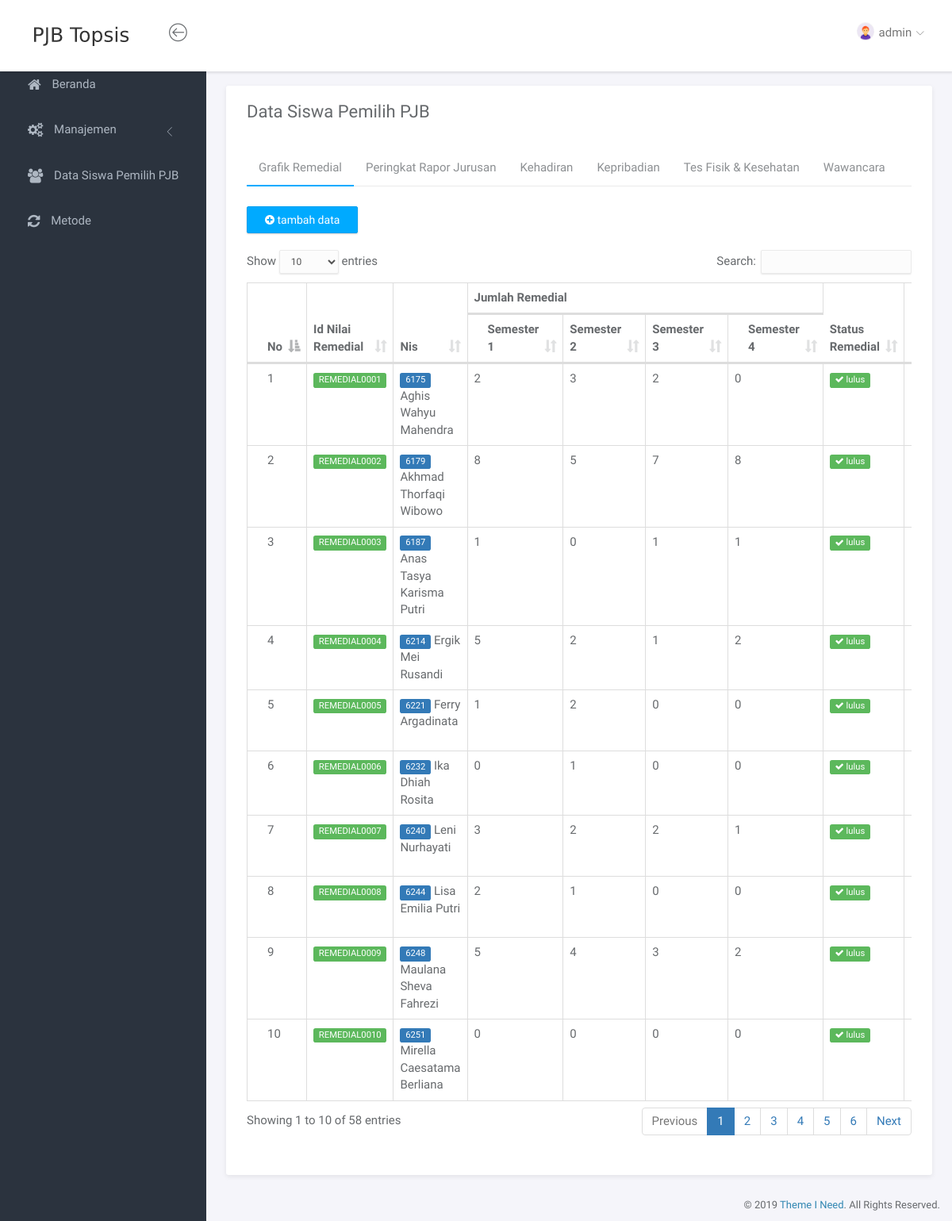
Page /index.php?page=datasiswapjb (signed in) on the committed database.
### tables this page shows
CREATE TABLE `tbl_user` (
  `id_user` int(11) NOT NULL,
  `username` varchar(10) NOT NULL,
  `password` varchar(10) NOT NULL
);

CREATE TABLE `tbl_nilairemedial` (
  `id_nilairemedial` varchar(12) NOT NULL,
  `nis` int(4) NOT NULL,
  `sem_1` int(2) NOT NULL,
  `sem_2` int(2) NOT NULL,
  `sem_3` int(2) NOT NULL,
  `sem_4` int(2) NOT NULL,
  `status_remedial` int(1) NOT NULL
);

CREATE TABLE `tbl_siswa` (
  `nis` int(4) NOT NULL,
  `id_guru` int(11) NOT NULL,
  `id_jurusan` int(11) NOT NULL,
  `nama_siswa` varchar(100) NOT NULL,
  `jenis_kelamin` varchar(1) NOT NULL,
  `agama` varchar(25) NOT NULL,
  `tempat` varchar(30) NOT NULL,
  `tgl_lahir` date NOT NULL,
  `nama_orang_tua` varchar(50) NOT NULL,
  `alamat` text NOT NULL
);

### page/proses/datasiswapjb.php (the view, shortened to what this page needs)
<div class="panel panel-headline">
    <div class="panel-heading">
        <div class="row">
            <div class="col-md-12">
                <div class="pull-left">
                    <h3 class="panel-title">Data Siswa Pemilih PJB</h3>
                </div>
            </div>
        </div>
    </div>
    <div class="panel-body">
        <div class="row">
            <div class="col-md-12">
                <div class="custom-tabs-line tabs-line-bottom left-aligned">
                    <ul class="nav" role="tablist">
                        <li class="active"><a href="#tab-grafikremedial" role="tab" data-toggle="tab" aria-expanded="false">Grafik Remedial</a></li>
                        <li class=""><a href="#tab-peringkatrapor" role="tab" data-toggle="tab" aria-expanded="true">Peringkat Rapor Jurusan</a></li>
                        <li class=""><a href="#tab-kehadiran" role="tab" data-toggle="tab" aria-expanded="true">Kehadiran</a></li>
                        <li class=""><a href="#tab-kepribadian" role="tab" data-toggle="tab" aria-expanded="true">Kepribadian</a></li>
                        <li class=""><a href="#tab-kesehatanfisik" role="tab" data-toggle="tab" aria-expanded="true">Tes Fisik & Kesehatan</a></li>
                        <li class=""><a href="#tab-wawancara" role="tab" data-toggle="tab" aria-expanded="true">Wawancara</a></li>
                    </ul>
                </div>
                <div class="tab-content">
                    <div class="tab-pane fade in active" id="tab-grafikremedial">
                        <div class="row">
                            <button id="btn-tambahgrafikremedial" class="btn btn-primary"><i class="fa fa-plus-circle"></i> tambah data</button>
                        </div><br>
                        <div class="row">
                            <div class="table-responsive">
                                <table class="table table-bordered example">
                                    <thead>
                                        <tr>
                                            <th rowspan="2">No</th>
                                            <th rowspan="2">Id Nilai Remedial</th>
                                            <th rowspan="2">Nis</th>
                                            <th colspan="4">Jumlah Remedial</th>
                                            <th rowspan="2">Status Remedial</th>
                                            <th rowspan="2">Aksi</th>
                                        </tr>
                                        <tr>
                                            <th>Semester 1</th>
                                            <th>Semester 2</th>
                                            <th>Semester 3</th>
                                            <th>Semester 4</th>
                                        </tr>
                                    </thead>
                                    <tbody>
                                    <?php
                                        $noq = 1;
                                        $q = mysqli_query($conn, "SELECT * FROM tbl_nilairemedial
                                                                JOIN tbl_siswa ON tbl_nilairemedial.nis=tbl_siswa.nis");
                                        while($dataq = mysqli_fetch_array($q)){ ?>
                                            <tr>
                                                <td><?= $noq ?></td>
                                                <td><span class="label label-success"><?= $dataq['id_nilairemedial'] ?></span></td>
                                                <td><span class="label label-primary"><?= $dataq['nis'].'</span> '.$dataq['nama_siswa'] ?></td>
                                                <td><?= $dataq['sem_1'] ?></td>
                                                <td><?= $dataq['sem_2'] ?></td>
                                                <td><?= $dataq['sem_3'] ?></td>
                                                <td><?= $dataq['sem_4'] ?></td>
                                                <td><?= getStatusRemedial($dataq['status_remedial']) ?></td>
                                                <td>
                                                </td>
                                            </tr>
                                    <?php $noq++; } ?>
                                    </tbody>
                                </table>
                            </div>
                        </div>
                    </div>
                </div>
            </div>
        </div>
    </div>

### header.php (shortened to what this page needs)
<nav class="navbar navbar-default navbar-fixed-top">
	<div class="brand">
		<a href="?page=beranda"><img src="assets/img/logo.png" alt="logo"></a>
	</div>
	<div class="container-fluid">
		<div class="navbar-btn">
			<button type="button" class="btn-toggle-fullwidth"><i class="lnr lnr-arrow-left-circle"></i></button>
		</div>
		<div id="navbar-menu">
			<ul class="nav navbar-nav navbar-right">
				<li class="dropdown">
					<a href="#" class="dropdown-toggle" data-toggle="dropdown"><img src="assets/img/admin.png" class="img-circle" alt="Avatar"> <span><?= $auth['username'] ?></span> <i class="icon-submenu lnr lnr-chevron-down"></i></a>
				</li>
			</ul>
		</div>
	</div>
</nav>

### service.php (shortened to what this page needs)
<?php
$g = mysqli_query($conn, "SELECT * FROM tbl_user WHERE username='$_SESSION[username]'");
$auth = mysqli_fetch_array($g);
function getStatusRemedial($params){
    switch ($params) {
        case 1:
            $nil = '<span class="label label-danger"><i class="fa fa-remove"></i> gagal</span>';
            break;
        default:
            $nil = '<span class="label label-success"><i class="fa fa-check"></i> lulus</span>';
        break;
    }
    return $nil;
}
?>

### assets/css/main.css (style rules this page uses)
html { position: relative; min-height: 100%; }
body { background-color: #F3F5F8; font-family: "Source Sans Pro", sans-serif; font-size: 15px; color: #676a6d; }
a { color: #3287B2; }
th { font-weight: 600; }
.navbar-default { -webkit-transition: all 0.3s ease-in-out; -moz-transition: all 0.3s ease-in-out; -ms-transition: all 0.3s ease-in-out; -o-transition: all 0.3s ease-in-out; transition: all 0.3s ease-in-out; -moz-box-shadow: 1px 2px 3px rgba(0, 0, 0, 0.1); -webkit-box-shadow: 1px 2px 3px rgba(0, 0, 0, 0.1); box-shadow: 1px 2px 3px rgba(0, 0, 0, 0.1); -webkit-border-radius: 0; -moz-border-radius: 0; border-radius: 0; padding: 0; margin: 0; border: none; background-color: #fff; }
.navbar-default .brand { float: left; padding: 30px 39px; background-color: #fff; }
.navbar-btn { float: left; padding: 16px 0; }
.navbar-btn button { font-size: 24px; padding: 4px 8px; line-height: .7; border: none; background: none; outline: none; }
.navbar-nav > li > a { padding: 28px 20px; }
.navbar-nav > li > a > i { font-size: 22px; margin-right: 2px; vertical-align: middle; }
.navbar-nav > li > a > i.icon-submenu { margin-left: 2px; margin-right: 0; font-size: 10px; position: relative; top: 2px; }
.navbar-nav > li > a > span { position: relative; top: 2px; }
.navbar-nav > li > a img { width: 22px; margin-right: 2px; }
@media screen and (min-width: 768px) { .navbar-nav.navbar-right { margin-right: 0; } }
.btn { -webkit-border-radius: 2px; -moz-border-radius: 2px; border-radius: 2px; -moz-box-shadow: 0px 1px 2px 0 rgba(0, 0, 0, 0.2); -webkit-box-shadow: 0px 1px 2px 0 rgba(0, 0, 0, 0.2); box-shadow: 0px 1px 2px 0 rgba(0, 0, 0, 0.2); padding: 6px 22px; }
.btn-primary { background-color: #00AAFF; border-color: #00a0f0; }
.panel { -webkit-border-radius: 3px; -moz-border-radius: 3px; border-radius: 3px; -moz-box-shadow: 0 2px 6px rgba(0, 0, 0, 0.08); -webkit-box-shadow: 0 2px 6px rgba(0, 0, 0, 0.08); box-shadow: 0 2px 6px rgba(0, 0, 0, 0.08); background-color: #fff; margin-bottom: 30px; }
.panel .panel-heading, .panel .panel-body, .panel .panel-footer { padding-left: 25px; padding-right: 25px; }
.panel .panel-heading { padding-top: 20px; padding-bottom: 20px; position: relative; }
.panel .panel-heading .panel-title { margin: 0; font-size: 18px; font-weight: 300; }
.panel .panel-body { padding-top: 10px; padding-bottom: 15px; }
.panel.panel-headline .panel-heading { border-bottom: none; }
.panel.panel-headline .panel-heading .panel-title { margin-bottom: 8px; font-size: 22px; font-weight: normal; }
.panel .table > thead > tr > td:first-child, .panel .table > thead > tr > th:first-child, .panel .table > tbody > tr > td:first-child, .panel .table > tbody > tr > th:first-child, .panel .table > tfoot > tr > td:first-child, .panel .table > tfoot > tr > th:first-child { padding-left: 25px; }
.panel .table > thead > tr > td:last-child, .panel .table > thead > tr > th:last-child, .panel .table > tbody > tr > td:last-child, .panel .table > tbody > tr > th:last-child, .panel .table > tfoot > tr > td:last-child, .panel .table > tfoot > tr > th:last-child { padding-left: 25px; }
.label { font-weight: normal; }
.custom-tabs-line ul { display: inline-block; vertical-align: middle; *vertical-align: auto; *zoom: 1; *display: inline; }
.custom-tabs-line ul > li { float: left; }
.custom-tabs-line ul > li a { color: #8d9093; font-weight: normal; }
.custom-tabs-line.tabs-line-bottom { border-bottom: 1px solid #eaeaea; }
.custom-tabs-line.tabs-line-bottom ul > li { margin-bottom: -1px; }
.custom-tabs-line.tabs-line-bottom a { border-bottom: 1px solid transparent; }
.custom-tabs-line.tabs-line-bottom .active a { border-bottom: 2px solid #00AAFF; }
.custom-tabs-line.left-aligned { text-align: left; }
.tab-pane { padding: 25px 15px; }

### index.php (style rules this page uses)
.btn { outline: none !important; }

### rows in the picture
tbl_user: username "admin"
tbl_nilairemedial: id_nilairemedial "REMEDIAL0001", nis.nis "6175", nis.nama_siswa "Aghis Wahyu Mahendra", sem_1 "2", sem_2 "3", sem_3 "2", sem_4 "0", status_remedial 2 (drawn)
tbl_nilairemedial: id_nilairemedial "REMEDIAL0002", nis.nis "6179", nis.nama_siswa "Akhmad Thorfaqi Wibowo", sem_1 "8", sem_2 "5", sem_3 "7", sem_4 "8", status_remedial 2 (drawn)
tbl_nilairemedial: id_nilairemedial "REMEDIAL0003", nis.nis "6187", nis.nama_siswa "Anas Tasya Karisma Putri", sem_1 "1", sem_2 "0", sem_3 "1", sem_4 "1", status_remedial 2 (drawn)
tbl_nilairemedial: id_nilairemedial "REMEDIAL0004", nis.nis "6214", nis.nama_siswa "Ergik Mei Rusandi", sem_1 "5", sem_2 "2", sem_3 "1", sem_4 "2", status_remedial 2 (drawn)
tbl_nilairemedial: id_nilairemedial "REMEDIAL0005", nis.nis "6221", nis.nama_siswa "Ferry Argadinata", sem_1 "1", sem_2 "2", sem_3 "0", sem_4 "0", status_remedial 2 (drawn)
tbl_nilairemedial: id_nilairemedial "REMEDIAL0006", nis.nis "6232", nis.nama_siswa "Ika Dhiah Rosita", sem_1 "0", sem_2 "1", sem_3 "0", sem_4 "0", status_remedial 2 (drawn)
tbl_nilairemedial: id_nilairemedial "REMEDIAL0007", nis.nis "6240", nis.nama_siswa "Leni Nurhayati", sem_1 "3", sem_2 "2", sem_3 "2", sem_4 "1", status_remedial 2 (drawn)
tbl_nilairemedial: id_nilairemedial "REMEDIAL0008", nis.nis "6244", nis.nama_siswa "Lisa Emilia Putri", sem_1 "2", sem_2 "1", sem_3 "0", sem_4 "0", status_remedial 2 (drawn)
tbl_nilairemedial: id_nilairemedial "REMEDIAL0009", nis.nis "6248", nis.nama_siswa "Maulana Sheva Fahrezi", sem_1 "5", sem_2 "4", sem_3 "3", sem_4 "2", status_remedial 2 (drawn)
tbl_nilairemedial: id_nilairemedial "REMEDIAL0010", nis.nis "6251", nis.nama_siswa "Mirella Caesatama Berliana", sem_1 "0", sem_2 "0", sem_3 "0", sem_4 "0", status_remedial 2 (drawn)
